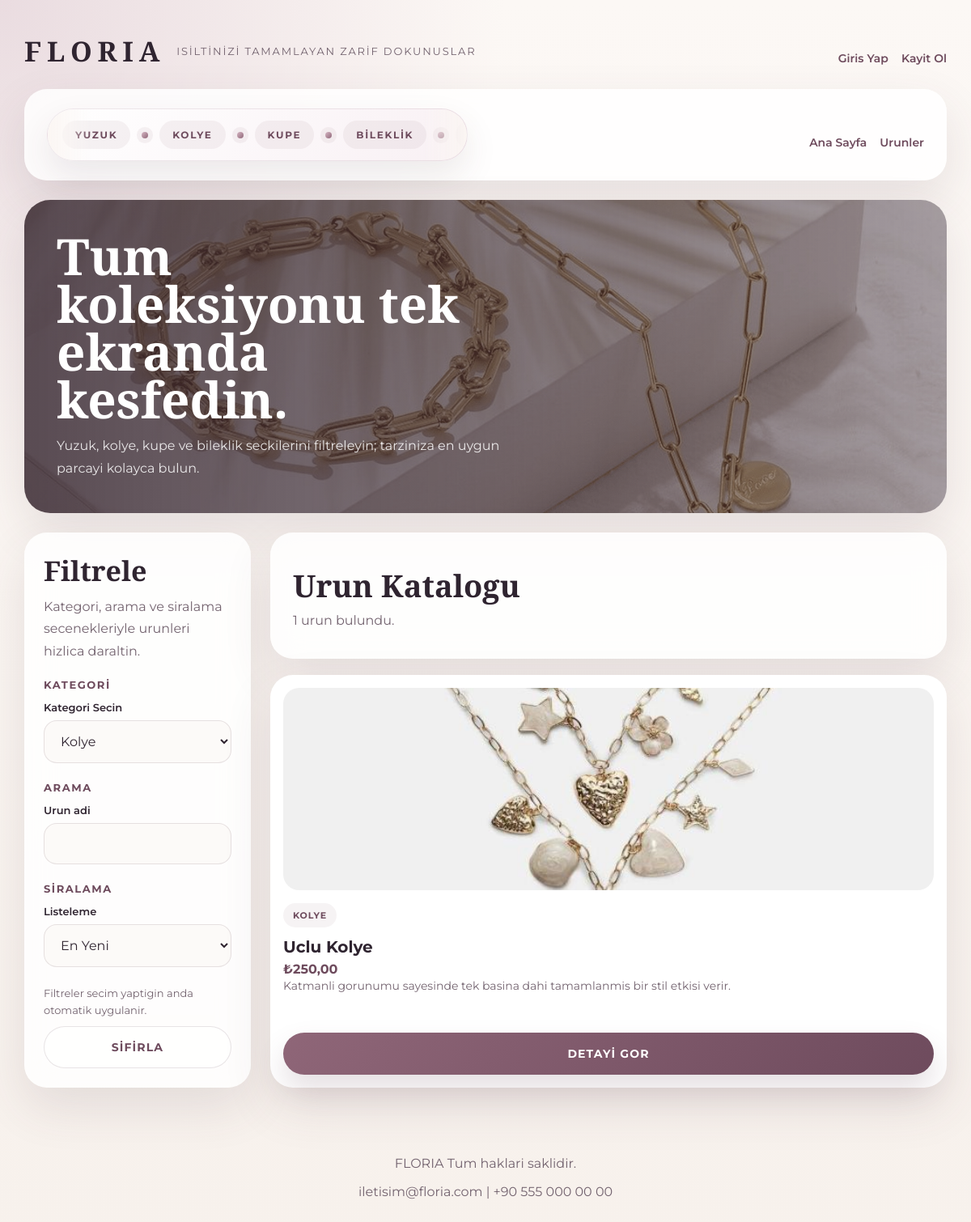
Page /products.php?category_id=2 on the committed database.
### tables this page shows
CREATE TABLE menus (
    id INT UNSIGNED AUTO_INCREMENT PRIMARY KEY,
    title VARCHAR(120) NOT NULL,
    url VARCHAR(255) NOT NULL,
    target VARCHAR(20) NOT NULL DEFAULT '_self',
    sort_order INT NOT NULL DEFAULT 0,
    is_active TINYINT(1) NOT NULL DEFAULT 1,
    created_at TIMESTAMP DEFAULT CURRENT_TIMESTAMP,
    updated_at TIMESTAMP DEFAULT CURRENT_TIMESTAMP ON UPDATE CURRENT_TIMESTAMP
);

CREATE TABLE products (
    id INT UNSIGNED AUTO_INCREMENT PRIMARY KEY,
    category_id INT UNSIGNED NOT NULL,
    name VARCHAR(150) NOT NULL,
    slug VARCHAR(180) NOT NULL UNIQUE,
    short_description VARCHAR(255) DEFAULT NULL,
    description TEXT DEFAULT NULL,
    price DECIMAL(10,2) NOT NULL,
    stock INT NOT NULL DEFAULT 0,
    sku VARCHAR(100) DEFAULT NULL UNIQUE,
    cover_image VARCHAR(255) DEFAULT NULL,
    is_active TINYINT(1) NOT NULL DEFAULT 1,
    created_at TIMESTAMP DEFAULT CURRENT_TIMESTAMP,
    updated_at TIMESTAMP DEFAULT CURRENT_TIMESTAMP ON UPDATE CURRENT_TIMESTAMP,
    CONSTRAINT fk_products_category FOREIGN KEY (category_id) REFERENCES categories(id)
);

CREATE TABLE categories (
    id INT UNSIGNED AUTO_INCREMENT PRIMARY KEY,
    name VARCHAR(120) NOT NULL,
    slug VARCHAR(150) NOT NULL UNIQUE,
    description TEXT DEFAULT NULL,
    sort_order INT NOT NULL DEFAULT 0,
    is_active TINYINT(1) NOT NULL DEFAULT 1,
    created_at TIMESTAMP DEFAULT CURRENT_TIMESTAMP,
    updated_at TIMESTAMP DEFAULT CURRENT_TIMESTAMP ON UPDATE CURRENT_TIMESTAMP
);

### app/repositories/SettingRepository.php (called while the page is built, shortened)
<?php
function settingsAll(PDO $pdo): array
{
    $statement = $pdo->prepare('SELECT * FROM settings ORDER BY setting_key ASC');
    $statement->execute();
    $rows = $statement->fetchAll();
    $settings = [];
    foreach ($rows as $row) {
        $settings[$row['setting_key']] = $row['setting_value'];
    }
    return $settings;
}

### app/helpers/functions.php (called while the page is built, shortened)
<?php
function e(?string $value): string
{
    return htmlspecialchars((string) $value, ENT_QUOTES, 'UTF-8');
}

### app/config/config.php (called while the page is built, shortened)
<?php
return [
    'app_name' => 'FLORIA',
    'app_url' => 'http://localhost:8000',
    'timezone' => 'Europe/Istanbul',
    'locale' => 'tr_TR',
    'db' => [
        'driver' => 'mysql',
        'host' => '127.0.0.1',
        'port' => 3306,
        'database' => 'floria_db',
        'username' => 'root',
        'password' => '',
        'charset' => 'utf8mb4',
        'collation' => 'utf8mb4_unicode_ci',
    ],
    'session' => [
        'name' => 'floria_admin_session',
        'public_name' => 'floria_public_session',
    ],
];

### app/helpers/auth.php (called while the page is built, shortened)
<?php
function startPublicSession(): void
{
    $config = require __DIR__ . '/../config/config.php';
}
function publicUser(): ?array
{
    return $_SESSION['public_user'] ?? null;
}

### app/repositories/MenuRepository.php (called while the page is built, shortened)
<?php
function menuActiveAll(PDO $pdo): array
{
    $statement = $pdo->prepare('SELECT * FROM menus WHERE is_active = 1 ORDER BY sort_order ASC, id ASC');
    $statement->execute();
    return $statement->fetchAll();
}

### app/repositories/CategoryRepository.php (called while the page is built, shortened)
<?php
function categoryAll(PDO $pdo): array
{
    $statement = $pdo->prepare('SELECT * FROM categories ORDER BY sort_order ASC, name ASC');
    $statement->execute();
    return $statement->fetchAll();
}

### app/repositories/ProductRepository.php (called while the page is built, shortened)
<?php
function productAll(PDO $pdo, array $filters = []): array
{
    $conditions = ['products.is_active = 1'];
    $params = [];
    if (!empty($filters['category_id'])) {
        $conditions[] = 'products.category_id = :category_id';
        $params['category_id'] = (int) $filters['category_id'];
    }
    $allowedSorts = [
        'newest' => 'products.created_at DESC',
        'price_asc' => 'products.price ASC',
        'price_desc' => 'products.price DESC',
        'name_asc' => 'products.name ASC',
        'name_desc' => 'products.name DESC',
    ];
    $orderBy = $allowedSorts[$filters['sort'] ?? 'newest'] ?? $allowedSorts['newest'];
    $sql = '
        SELECT products.*, categories.name AS category_name
        FROM products
        INNER JOIN categories ON categories.id = products.category_id
        WHERE ' . implode(' AND ', $conditions) . '
        ORDER BY ' . $orderBy . '
    ';
    $statement = $pdo->prepare($sql);
    $statement->execute($params);
    return $statement->fetchAll();
}

### public/products.php (the view, shortened to what this page needs)
<?php
require_once dirname(__DIR__) . '/app/bootstrap.php';
$filters = [
    'search' => trim((string) ($_GET['search'] ?? '')),
    'category_id' => trim((string) ($_GET['category_id'] ?? '')),
    'sort' => trim((string) ($_GET['sort'] ?? 'newest')),
];
try {
    $settings = settingsAll($pdo);
    $menus = menuActiveAll($pdo);
    $categories = categoryAll($pdo);
    $products = productAll($pdo, $filters);
} catch (Throwable $exception) {
    $settings = [];
    $menus = [];
    $categories = [];
    $products = [];
    $loadError = 'Urunler veritabanindan okunurken bir sorun olustu.';
    logSystemError('public_products_error', $exception->getMessage());
}
$siteTitle = $settings['site_title'] ?? 'FLORIA';
$siteTagline = $settings['site_tagline'] ?? 'Zarafetin yeni hali';
require dirname(__DIR__) . '/app/views/layouts/public_header.php';
?>
<main class="catalog-page">
    <div class="catalog-shell">
        <?php require dirname(__DIR__) . '/app/views/components/public_site_header.php'; ?>
        <section class="catalog-hero">
            <h1><?= e($settings['products_hero_title'] ?? 'Tum koleksiyonu tek ekranda kesfedin.'); ?></h1>
            <p><?= e($settings['products_hero_text'] ?? 'Yuzuk, kolye, kupe ve bileklik seckilerini filtreleyin; tarziniza en uygun parcayi kolayca bulun.'); ?></p>
        </section>
        <div class="catalog-layout">
            <aside class="filter-card">
                <h2>Filtrele</h2>
                <p>Kategori, arama ve siralama secenekleriyle urunleri hizlica daraltin.</p>
                <form id="public-filter-form" method="get">
                    <div class="filter-group">
                        <h3>Kategori</h3>
                        <div class="field">
                            <label for="category_id">Kategori Secin</label>
                            <select id="category_id" name="category_id">
                                <?php foreach ($categories as $category): ?>
                                    <option value="<?= e((string) $category['id']); ?>" <?= (string) $category['id'] === $filters['category_id'] ? 'selected' : ''; ?>>
                                        <?= e($category['name']); ?>
                                    </option>
                                <?php endforeach; ?>
                            </select>
                        </div>
                    </div>
                    <div class="filter-group">
                        <h3>Arama</h3>
                        <div class="field">
                            <label for="search">Urun adi</label>
                            <input id="search" name="search" type="text" value="<?= e($filters['search']); ?>">
                        </div>
                    </div>
                    <div class="filter-group">
                        <h3>Siralama</h3>
                        <div class="field">
                            <label for="sort">Listeleme</label>
                            <select id="sort" name="sort">
                                <option value="newest" <?= $filters['sort'] === 'newest' ? 'selected' : ''; ?>>En Yeni</option>
                            </select>
                        </div>
                    </div>
                    <div class="filter-actions filter-actions-inline">
                        <span class="filter-helper">Filtreler secim yaptigin anda otomatik uygulanir.</span>
                        <a class="secondary-btn" href="products.php">Sifirla</a>
                    </div>
                </form>
            </aside>
            <section class="catalog-main">
                <section class="catalog-toolbar">
                    <div>
                        <h2>Urun Katalogu</h2>
                        <p><?= count($products); ?> urun bulundu.</p>
                    </div>
                </section>
                <div class="product-grid">
                    <?php foreach ($products as $product): ?>
                        <article class="product-card">
                            <img class="product-image" src="<?= e('../' . ($product['cover_image'] ?: 'images/kelebekli-yuzuk.jpg')); ?>" alt="<?= e($product['name']); ?>">
                            <span class="product-meta"><?= e($product['category_name']); ?></span>
                            <h3><?= e($product['name']); ?></h3>
                            <p>₺<?= e(number_format((float) $product['price'], 2, ',', '.')); ?></p>
                            <div class="product-copy"><?= e($product['short_description'] ?? 'Urun aciklamasi admin panelinden doldurulacak.'); ?></div>
                            <div class="product-actions">
                                <a class="primary-btn" href="product.php?slug=<?= e($product['slug']); ?>">Detayi Gor</a>
                            </div>
                        </article>
                    <?php endforeach; ?>
                </div>
            </section>
        </div>
    </div>
</main>
<?php require dirname(__DIR__) . '/app/views/components/public_site_footer.php'; ?>
<?php require dirname(__DIR__) . '/app/views/layouts/public_footer.php'; ?>

### app/views/components/public_site_header.php (shortened to what this page needs)
<?php
$siteTitle = $siteTitle ?? 'FLORIA';
$siteTagline = $siteTagline ?? 'Zarafetin yeni hali';
$menus = $menus ?? [];
$publicUser = publicUser();
?>
<div class="page-topbar">
    <a href="index.php" class="page-brand">
        <strong><?= e($siteTitle); ?></strong>
        <span><?= e($siteTagline); ?></span>
    </a>
    <div class="auth-links">
        <?php if ($publicUser): ?>
            <a href="orders.php">Siparislerim</a>
            <a href="cart.php">Sepetim</a>
            <a href="logout.php">Cikis Yap</a>
        <?php else: ?>
            <a href="login.php">Giris Yap</a>
            <a href="register.php">Kayit Ol</a>
        <?php endif; ?>
    </div>
</div>
<?php if (!empty($menus)): ?>
    <section class="catalog-toolbar" style="margin-bottom: 24px;">
        <div>
            <div class="jewelry-ribbon" aria-label="Takı kategorileri">
                <div class="jewelry-ribbon-track">
                    <div class="jewelry-ribbon-group">
                        <span class="jewelry-pill">Yuzuk</span>
                        <span class="jewelry-dot"></span>
                        <span class="jewelry-pill">Kolye</span>
                        <span class="jewelry-dot"></span>
                        <span class="jewelry-pill">Kupe</span>
                        <span class="jewelry-dot"></span>
                        <span class="jewelry-pill">Bileklik</span>
                        <span class="jewelry-dot"></span>
                        <span class="jewelry-pill">Zarif Detaylar</span>
                    </div>
                </div>
            </div>
        </div>
        <div class="auth-links">
            <?php foreach ($menus as $menu): ?>
                <?php
                $menuUrl = (string) ($menu['url'] ?? '');
                $menuTitle = mb_strtolower((string) ($menu['title'] ?? ''), 'UTF-8');
                $isAuthMenu = str_contains($menuUrl, 'login.php')
                    || str_contains($menuUrl, 'register.php')
                    || str_contains($menuTitle, 'giris')
                    || str_contains($menuTitle, 'kayit');
                if ($isAuthMenu) {
                    continue;
                }
                ?>
                <a href="<?= e($menu['url']); ?>" target="<?= e($menu['target']); ?>"><?= e($menu['title']); ?></a>
            <?php endforeach; ?>
        </div>
    </section>
<?php endif; ?>

### rows in the picture
menus: title "Ana Sayfa"
menus: title "Urunler"
products: cover_image (picture), category.name "KOLYE", name "Uclu Kolye", price "250,00", short_description "Katmanli gorunumu sayesinde tek basina dahi tamamlanmis bir stil etkisi verir."

### other values in the picture
$siteTitle "FLORIA"
$siteTagline "ISILTINIZI TAMAMLAYAN ZARIF DOKUNUSLAR"
$settings['products_hero_title'] "Tum koleksiyonu tek ekranda kesfedin."
$settings['products_hero_text'] "Yuzuk, kolye, kupe ve bileklik seckilerini filtreleyin; tarziniza en uygun parcayi kolayca bulun."
count($products) "1"
$settings['footer_text'] "FLORIA Tum haklari saklidir."
$settings['contact_email'] "iletisim@floria.com"
$settings['contact_phone'] "+90 555 000 00 00"
form field category_id "Kolye"
